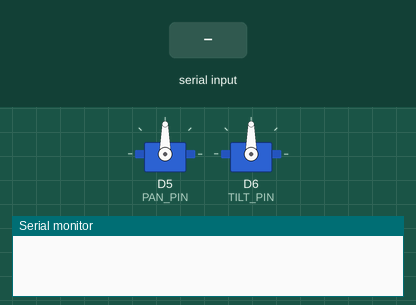
This sketch was run on a simulated ESP8266 (NodeMCU). Parts: 2 × servo, the last lines printed to the serial monitor. Inputs (shaded band) come from the test bench.

Above: at 1.2 s.
1.3 s: "PAN 1\n" received over Serial
At 2.5 s:
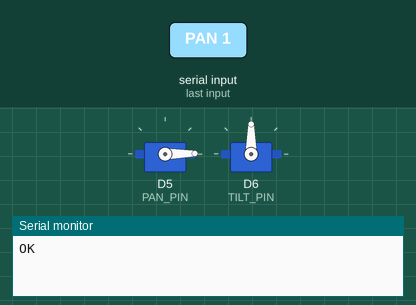
2.8 s: "PAN 150\n" received over Serial
At 3.8 s:
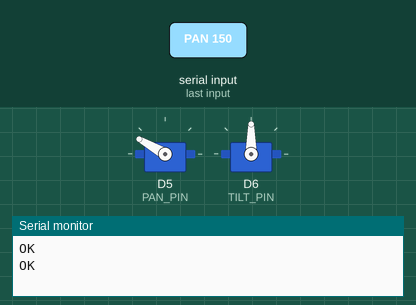
4.3 s: "TILT 1\n" received over Serial
At 5.0 s:
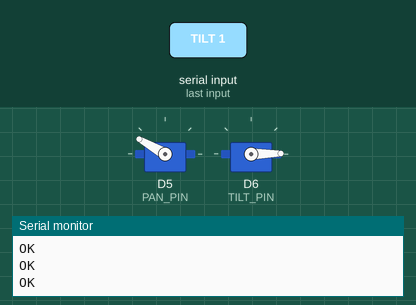
5.8 s: "TILT 150\n" received over Serial
At 6.1 s:
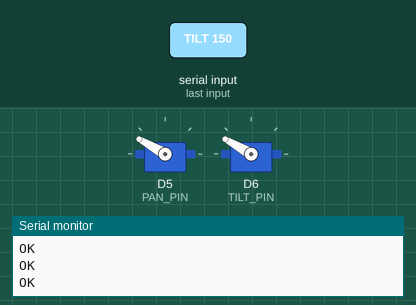
7.3 s: "PAN 1\n" received over Serial
At 8.5 s:
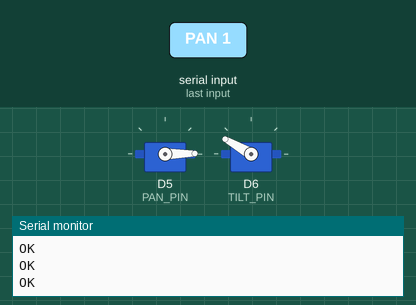
8.8 s: "CENTER\n" received over Serial
At 9.6 s:
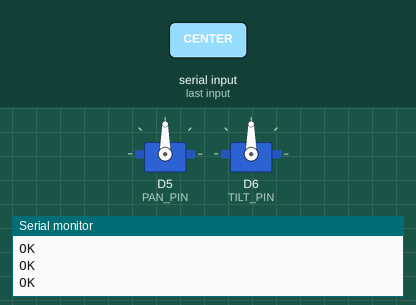
Timing chart, 0 to 11.3 s (numbered marks = the images above; inputs shaded):
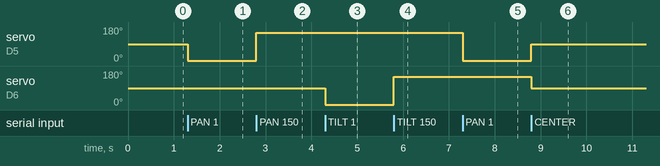

The sketch:

esp8266_pan_tilt.ino
```cpp
// Pan-tilt servo controller for Visual Assist (ESP8266 / NodeMCU).
//
// The Raspberry Pi sends one command per line over USB serial at 115200 baud:
//
//   PAN <0-180>    turn the head left/right (90 = straight ahead)
//   TILT <0-180>   tilt the head up/down    (90 = level)
//   CENTER         both servos to 90
//
// Each command is answered with "OK" or "ERR".
//
// Wiring: pan signal -> D5, tilt signal -> D6. Power the servos from a 5 V
// supply (not the ESP8266's 3.3 V pin) and join all grounds.

#include <Servo.h>

const uint8_t PAN_PIN = D5;
const uint8_t TILT_PIN = D6;

// SG90 pulse range in microseconds.
const int PULSE_MIN = 500;
const int PULSE_MAX = 2500;

Servo pan;
Servo tilt;

void setup() {
  Serial.begin(115200);
  Serial.setTimeout(50);
  pan.attach(PAN_PIN, PULSE_MIN, PULSE_MAX);
  tilt.attach(TILT_PIN, PULSE_MIN, PULSE_MAX);
  pan.write(90);
  tilt.write(90);
}

bool handle(String line) {
  line.trim();
  line.toUpperCase();
  if (line == "CENTER") {
    pan.write(90);
    tilt.write(90);
    return true;
  }
  int space = line.indexOf(' ');
  if (space < 0) {
    return false;
  }
  String name = line.substring(0, space);
  int angle = constrain(line.substring(space + 1).toInt(), 0, 180);
  if (name == "PAN") {
    pan.write(angle);
    return true;
  }
  if (name == "TILT") {
    tilt.write(angle);
    return true;
  }
  return false;
}

void loop() {
  if (Serial.available()) {
    String line = Serial.readStringUntil('\n');
    Serial.println(handle(line) ? "OK" : "ERR");
  }
}
```

Measured:
- after the input at 1.3 s, servo on D5 (PAN_PIN): 90° → 1° at once
- after the input at 2.8 s, servo on D5 (PAN_PIN): 1° → 150° at once
- after the input at 4.3 s, servo on D6 (TILT_PIN): 90° → 1° at once
- after the input at 5.8 s, servo on D6 (TILT_PIN): 1° → 150° at once
- after the input at 7.3 s, servo on D5 (PAN_PIN): 150° → 1° at once
- after the input at 8.8 s, servo on D5 (PAN_PIN): 1° → 90° at once; servo on D6 (TILT_PIN): 150° → 90° at once
